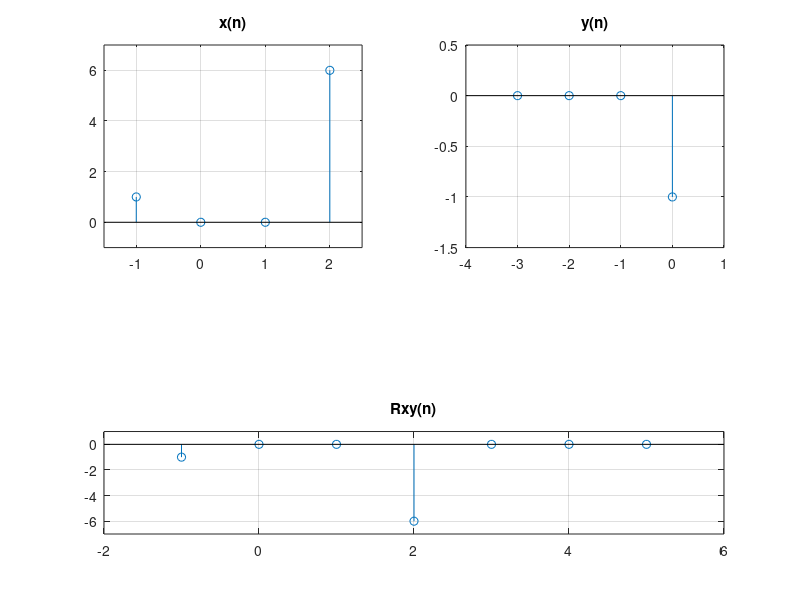

This figure's MATLAB source:
clc; clear all; close all;
x=[1,0,0,6];
y=[0,0,0,-1];
z=xcorr(x,y)
n1=-1:2;
n2=-3:0;
n3=-1:5;
subplot(2,2,1)
stem(n1,x);
title('x(n)')
axis([-1.5 2.5 -1 7]);
grid on;
subplot(2,2,2)
stem(n2,y)
title('y(n)')
axis([-4 1 -1.5 .5]);
grid on;
subplot(3,1,3)
stem(n3,z)
title('Rxy(n)')
axis([-2 6 -7 1]);
grid on;